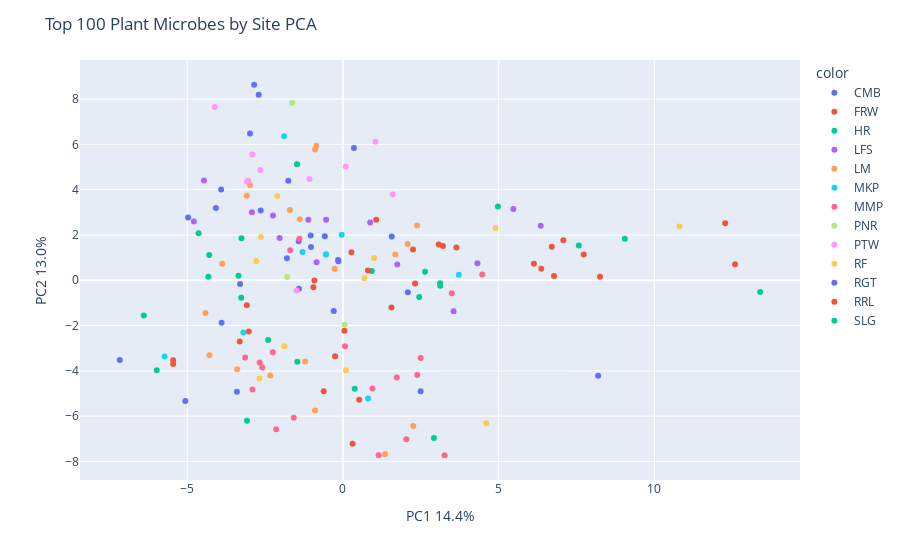

Write notebook code for a chart like this one.
### Markdown cell above
### PCA By Site with Top 100 Most Relatively Abundant Genera

### Code cell
X = pivoted_df[top_100.index]

pca = PCA(n_components=2)
components = pca.fit_transform(X)

fig = px.scatter(components, x=0, y=1, color=pivoted_df['site_id'])
fig.update_layout(
    title = "Top 100 Plant Microbes by Site PCA",
    xaxis_title="PC1 " + str(round(100*pca.explained_variance_ratio_[0], 1)) + '%',
    yaxis_title="PC2 " + str(round(100*pca.explained_variance_ratio_[1], 1)) + '%')
fig.show()

### Figure 1 — Plotly figure (JSON) as saved in the notebook; plotly's stock layout.template omitted (floating-point values rounded to 4 significant figures)
{"data": [{"hovertemplate": "color=CMB<br>0=%{x}<br>1=%{y}<extra></extra>", "legendgroup": "CMB", "marker": {"color": "#636efa", "symbol": "circle"}, "mode": "markers", "name": "CMB", "orientation": "v", "showlegend": true, "type": "scatter", "x": [-3.912, -2.641, -1.415, -0.1547, -2.706, -4.081, -1.755, -1.036, 0.352, -2.984, -1.026, -3.897, -1.799, -4.972, -1.421, -3.302, -0.1476, 1.566, -0.5834, -2.852], "xaxis": "x", "y": [4.009, 3.078, -0.3788, 0.8998, 8.187, 3.191, 4.395, 1.975, 5.844, 6.482, 1.465, -1.876, 0.9738, 2.773, 1.725, -0.1695, 0.8368, 1.938, 1.944, 8.632], "yaxis": "y"}, {"hovertemplate": "color=FRW<br>0=%{x}<br>1=%{y}<extra></extra>", "legendgroup": "FRW", "marker": {"color": "#EF553B", "symbol": "circle"}, "mode": "markers", "name": "FRW", "orientation": "v", "showlegend": true, "type": "scatter", "x": [0.3097, -5.453, -3.316, -0.2532, -0.9173, -3.086, -3.024, -0.6175, 0.5217, 0.04794, -5.451], "xaxis": "x", "y": [-7.215, -3.529, -2.708, -3.353, -0.01415, -1.098, -2.259, -4.898, -5.279, -2.227, -3.694], "yaxis": "y"}, {"hovertemplate": "color=HR<br>0=%{x}<br>1=%{y}<extra></extra>", "legendgroup": "HR", "marker": {"color": "#00cc96", "symbol": "circle"}, "mode": "markers", "name": "HR", "orientation": "v", "showlegend": true, "type": "scatter", "x": [0.9262, -4.293, -6.397, -4.321, -4.636, -3.267], "xaxis": "x", "y": [0.4053, 1.117, -1.552, 0.158, 2.077, -0.7724], "yaxis": "y"}, {"hovertemplate": "color=LFS<br>0=%{x}<br>1=%{y}<extra></extra>", "legendgroup": "LFS", "marker": {"color": "#ab63fa", "symbol": "circle"}, "mode": "markers", "name": "LFS", "orientation": "v", "showlegend": true, "type": "scatter", "x": [4.317, -4.787, -2.034, 1.743, -2.924, -4.464, -0.5408, 3.553, 0.8736, 6.35, -0.8494, 5.471, -1.113, -2.247], "xaxis": "x", "y": [0.746, 2.593, 1.869, 0.6979, 3.003, 4.406, 2.669, -1.368, 2.555, 2.409, 0.7971, 3.149, 2.667, 2.865], "yaxis": "y"}, {"hovertemplate": "color=LM<br>0=%{x}<br>1=%{y}<extra></extra>", "legendgroup": "LM", "marker": {"color": "#FFA15A", "symbol": "circle"}, "mode": "markers", "name": "LM", "orientation": "v", "showlegend": true, "type": "scatter", "x": [-4.415, -2.336, -0.2646, -3.089, -1.704, -0.8947, -1.384, 1.349, -1.215, -0.5395, -0.8956, -3.874, 2.077, 2.381, 2.257, -0.8548, 1.681, -3.396, -4.286, -2.984], "xaxis": "x", "y": [-1.45, -4.2, 0.5036, 3.735, 3.104, 5.77, 2.699, -7.678, -3.591, 1.131, -5.746, 0.725, 1.603, 2.417, -6.439, 5.941, 1.137, -3.925, -3.306, 4.209], "yaxis": "y"}, {"hovertemplate": "color=MKP<br>0=%{x}<br>1=%{y}<extra></extra>", "legendgroup": "MKP", "marker": {"color": "#19d3f3", "symbol": "circle"}, "mode": "markers", "name": "MKP", "orientation": "v", "showlegend": true, "type": "scatter", "x": [3.72, -0.5459, -1.298, -0.04011, 0.8083, -1.89, -5.729, -3.199], "xaxis": "x", "y": [0.2404, 1.151, 1.248, 2.007, -5.215, 6.356, -3.368, -2.311], "yaxis": "y"}, {"hovertemplate": "color=MMP<br>0=%{x}<br>1=%{y}<extra></extra>", "legendgroup": "MMP", "marker": {"color": "#FF6692", "symbol": "circle"}, "mode": "markers", "name": "MMP", "orientation": "v", "showlegend": true, "type": "scatter", "x": [3.262, -2.146, -2.251, 2.037, 4.472, -2.908, 1.729, 2.386, -1.696, -1.399, 3.496, -3.14, 2.493, 0.9468, 0.06591, -2.591, -1.58, 1.144, -2.674], "xaxis": "x", "y": [-7.725, -6.578, -3.182, -7.024, 0.2536, -4.821, -4.291, -4.187, 1.33, 1.831, -0.568, -3.411, -3.431, -4.778, -2.908, -3.854, -6.072, -7.722, -3.625], "yaxis": "y"}, {"hovertemplate": "color=PNR<br>0=%{x}<br>1=%{y}<extra></extra>", "legendgroup": "PNR", "marker": {"color": "#B6E880", "symbol": "circle"}, "mode": "markers", "name": "PNR", "orientation": "v", "showlegend": true, "type": "scatter", "x": [0.05234, -1.633, -1.79], "xaxis": "x", "y": [-1.965, 7.827, 0.1415], "yaxis": "y"}, {"hovertemplate": "color=PTW<br>0=%{x}<br>1=%{y}<extra></extra>", "legendgroup": "PTW", "marker": {"color": "#FF97FF", "symbol": "circle"}, "mode": "markers", "name": "PTW", "orientation": "v", "showlegend": true, "type": "scatter", "x": [-3.082, -1.491, -2.911, -4.118, -3.038, -2.651, 0.08818, 1.044, 1.596, -1.074], "xaxis": "x", "y": [4.345, -0.4488, 5.55, 7.649, 4.389, 4.864, 5.021, 6.114, 3.791, 4.467], "yaxis": "y"}, {"hovertemplate": "color=RF<br>0=%{x}<br>1=%{y}<extra></extra>", "legendgroup": "RF", "marker": {"color": "#FECB52", "symbol": "circle"}, "mode": "markers", "name": "RF", "orientation": "v", "showlegend": true, "type": "scatter", "x": [0.09459, -2.784, -1.881, 0.9963, 10.81, 4.598, 0.6864, -2.684, -2.109, -2.635, 4.899], "xaxis": "x", "y": [-3.969, 0.8488, -2.911, 0.9778, 2.378, -6.317, 0.08836, -4.341, 3.724, 1.915, 2.305], "yaxis": "y"}, {"hovertemplate": "color=RGT<br>0=%{x}<br>1=%{y}<extra></extra>", "legendgroup": "RGT", "marker": {"color": "#636efa", "symbol": "circle"}, "mode": "markers", "name": "RGT", "orientation": "v", "showlegend": true, "type": "scatter", "x": [2.495, 8.194, -0.2968, 2.084, -3.407, -5.062, -7.167], "xaxis": "x", "y": [-4.9, -4.213, -1.352, -0.5314, -4.917, -5.335, -3.515], "yaxis": "y"}, {"hovertemplate": "color=RRL<br>0=%{x}<br>1=%{y}<extra></extra>", "legendgroup": "RRL", "marker": {"color": "#EF553B", "symbol": "circle"}, "mode": "markers", "name": "RRL", "orientation": "v", "showlegend": true, "type": "scatter", "x": [7.077, 0.8003, 7.732, 3.642, 2.249, 0.2694, 8.254, 2.316, -0.9509, 6.776, 6.705, 3.074, 1.067, 3.21, 6.132, 1.558, 6.367, 12.59, 12.27], "xaxis": "x", "y": [1.767, 0.4335, 1.136, 1.443, 1.36, 1.241, 0.1582, -0.1372, -0.307, 0.1932, 1.484, 1.578, 2.675, 1.516, 0.7279, -1.203, 0.5125, 0.7075, 2.514], "yaxis": "y"}, {"hovertemplate": "color=SLG<br>0=%{x}<br>1=%{y}<extra></extra>", "legendgroup": "SLG", "marker": {"color": "#00cc96", "symbol": "circle"}, "mode": "markers", "name": "SLG", "orientation": "v", "showlegend": true, "type": "scatter", "x": [4.975, 2.922, -2.403, 3.123, -1.464, -5.979, -1.476, 2.448, 2.636, -3.081, -3.259, -3.354, 13.4, 7.572, 9.05, 3.118, 0.3784], "xaxis": "x", "y": [3.255, -6.963, -2.635, -0.2416, -3.602, -3.967, 5.125, -0.74, 0.3734, -6.199, 1.859, 0.196, -0.5148, 1.533, 1.837, -0.1262, -4.793], "yaxis": "y"}], "layout": {"legend": {"title": {"text": "color"}, "tracegroupgap": 0}, "margin": {"t": 60}, "title": {"text": "Top 100 Plant Microbes by Site PCA"}, "xaxis": {"anchor": "y", "domain": [0, 1], "title": {"text": "PC1 14.4%"}}, "yaxis": {"anchor": "x", "domain": [0, 1], "title": {"text": "PC2 13.0%"}}}}
